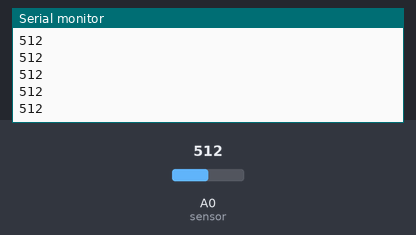
Recording of a sketch running on a simulated Arduino Uno, built with avr-gcc and run on an emulated ATmega328P. Shown: the last lines printed to the serial monitor. Inputs (shaded band) come from the test bench; at power-on: A0 (sensor) = 512.

Above: at 1.2 s.
1.3 s: A0 (sensor) set to 716
At 1.48 s:
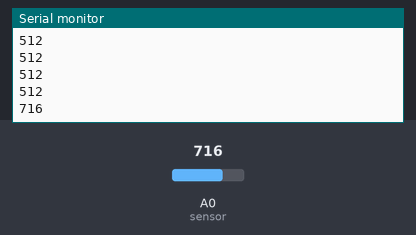
2.8 s: A0 (sensor) set to 900
At 2.84 s:
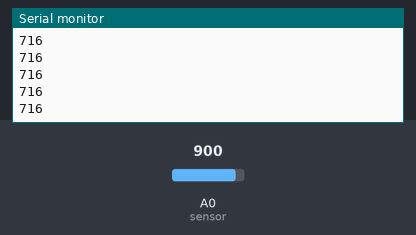
Timing chart, 0 to 5.8 s (numbered marks = the images above; inputs shaded):
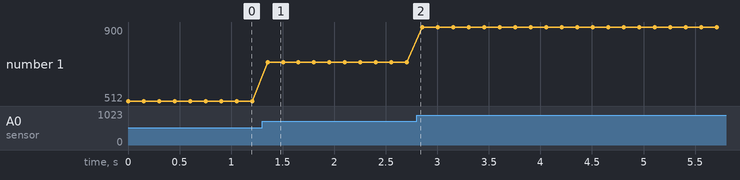

The sketch:

Sling_Shot.ino
```cpp
int stretchSensor = 0;          //Global variable to hold analog sensor values.
//int state = 0;

void setup() {
  Serial.begin(9600);           //Initialize serial output
}

void loop() {
  stretchSensor = analogRead(A0); //Set stretch sensor to input pin A0
  Serial.println(stretchSensor);  //Print stretch sensor output.
  delay(150);

}
```

Measured:
- after the input at 1.3 s, the serial monitor: prints a new line after 0.05 s (image 1)
- plotted number 1: 512 → 716 after the input at 1.3 s, 716 → 900 after the input at 2.8 s
